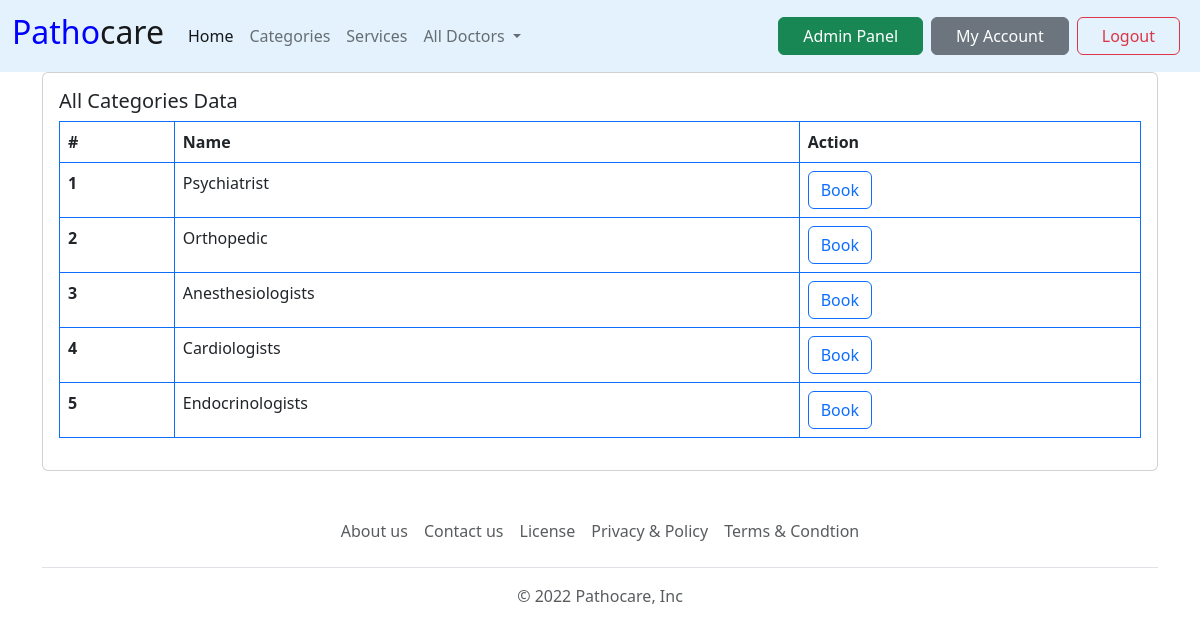
The app's page /pages/categories.php (signed in), older data.
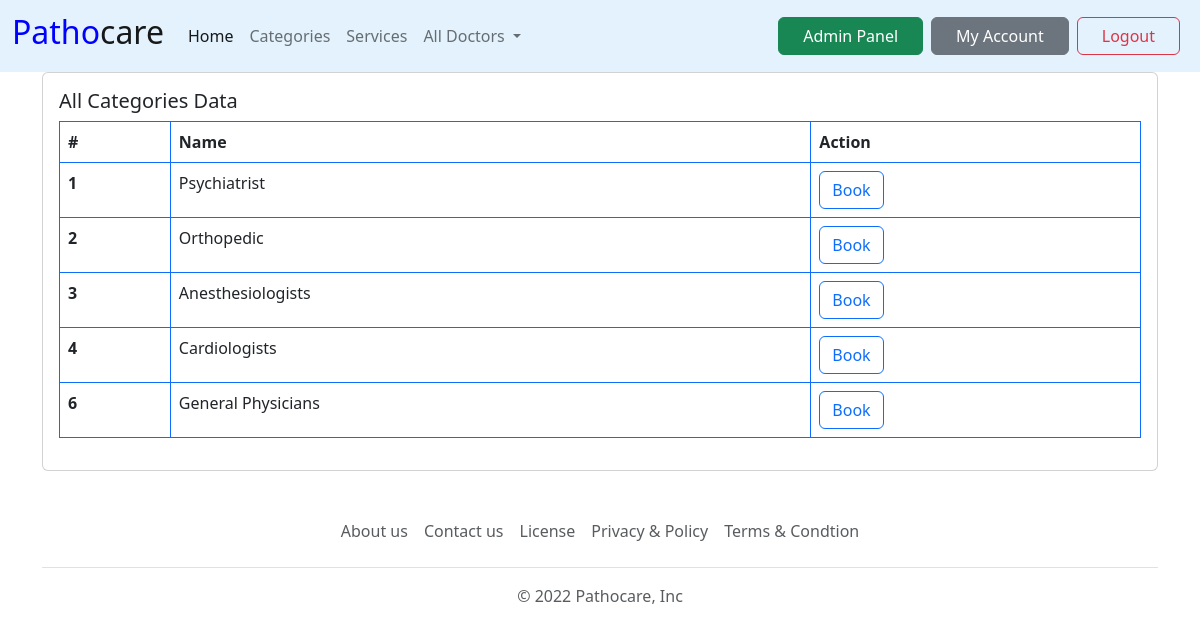
The same page, newer data.
### tables this page shows
CREATE TABLE `categories` (
  `id` int(10) NOT NULL,
  `name` varchar(250) NOT NULL
);

### connect.php (called while the page is built, shortened)
<?php
        $site_url="http://localhost/pathocare";
?>

### pages/categories.php (the view, shortened to what this page needs)
<!DOCTYPE html>
<html lang="en">
<head>
</head>
<body>
  <?php require_once('../header.php'); ?>
  <div class="container">
  <section class="section">
      <div class="row">
        <div class="col-lg-12">
          <div class="card">
            <div class="card-body">
              <h5 class="card-title">All Categories Data</h5>
              <table class="table table-bordered border-primary">
                <thead>
                  <tr>
                    <th scope="col">#</th>
                    <th scope="col">Name</th>
                    <th scope="col">Action</th>
                  </tr>
                </thead>
                <?php
            $sql="SELECT * FROM categories";
            $result_doctors=$connect->query($sql);
            if ($result_doctors->num_rows>0) {
              while($ru=$result_doctors->fetch_assoc()):
  ?>
                <tbody>
                  <tr>
                    <th scope="row"><?php echo $ru['id']; ?></th>
                    <td><?php echo $ru['name']; ?></td>
                    <td>
                      <form id="deleteForm" action="<?php echo $site_url; ?>/pages/doctors.php?data=<?php echo $ru['id']; ?>" method="POST"><input type="text" name="del_id" id="" value="<?php echo $ru['id']; ?>" hidden><button type="submit" name="delete" class="btn btn-outline-primary">Book</button></form>
                    </td>
                  </tr>
                </tbody>
                <?php endwhile; ?>
                <?php
                }else{
                 echo "No Data Found!";
                 } ?>
              </table>
            </div>
          </div>
        </div>
      </div>
    </section>
  </div>
   <?php require_once('../footer.php'); ?>
</body>
</html>

Row changes from the older to the newer data that the page shows:
removed categories: id "5", name "Endocrinologists"
added categories: id "6", name "General Physicians"
